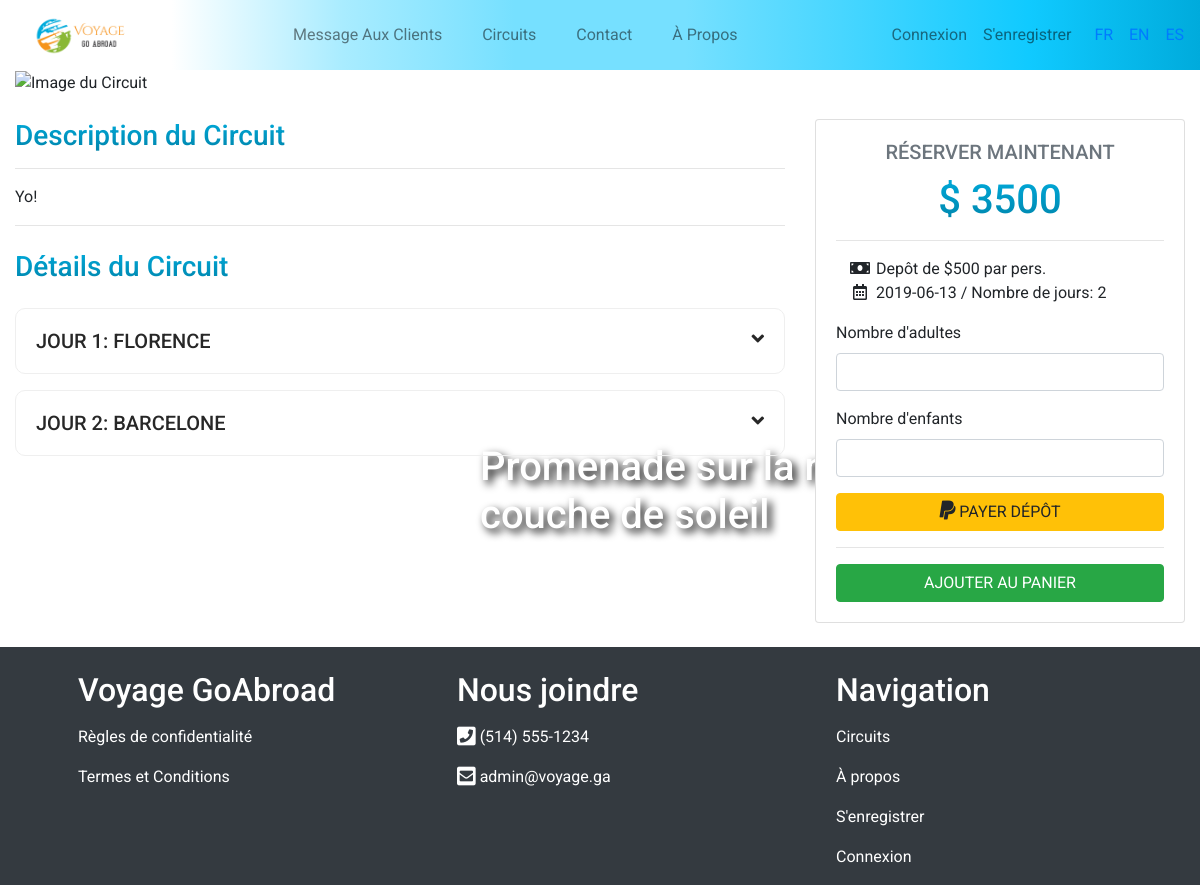
The app's page /details.php?depart=15 with its own data.
### tables this page shows
CREATE TABLE `circuit` (
  `idCircuit` int(11) NOT NULL,
  `titre` varchar(255) NOT NULL,
  `description` text,
  `estActif` tinyint(1) DEFAULT '1'
);

CREATE TABLE `depart` (
  `idDepart` int(11) NOT NULL,
  `idCircuit` int(11) NOT NULL,
  `dateDebut` date DEFAULT NULL,
  `nbPlaces` int(11) DEFAULT '10',
  `prix` double DEFAULT NULL,
  `titrePromotion` varchar(50) DEFAULT NULL,
  `rabais` double DEFAULT NULL,
  `estActif` tinyint(1) NOT NULL DEFAULT '0'
);

CREATE TABLE `lieu` (
  `idLieu` int(11) NOT NULL,
  `nom` varchar(50) DEFAULT NULL,
  `ville` varchar(50) DEFAULT NULL,
  `pays` varchar(50) DEFAULT NULL
);

### details.php (the view, shortened to what this page needs)
<?php
include 'includes/header.php';
require './controlleur/connexionDB.php';
if (isset($_GET['depart'])) {
    $idDepart = (int)$_GET['depart'];
    $stmt = $conn->prepare('SELECT c.titre, c.description, d.idDepart, d.prix, d.dateDebut, l.ville, a.nom FROM depart as d INNER JOIN circuit as c ON d.idCircuit=c.idCircuit INNER JOIN etape as e ON c.idCircuit=e.idCircuit INNER JOIN jour as j ON e.idEtape=j.idEtape INNER JOIN activite as a ON j.idActivite=a.idActivite
    INNER JOIN lieu as l ON a.idLieu=l.idLieu WHERE d.idDepart=?');
    $stmt->execute([$idDepart]);
    $circuitActivite = $stmt->fetchAll();
}
$compteur = 0;
?>
<div class="container-fluid mb-4">
    <div class="bg-circuit">
        <div class="circuit-caption">
            <h1><?= $circuitActivite[0]->titre ?></h1>
        </div>
        <img src="assets/images/village.jpg" class="img-fluid" alt="Image du Circuit">
    </div>
    <div class="mt-4">
        <div class="row">
            <div class="col-lg-8">
                <h3 class="circuit-description">Description du Circuit</h3>
                <hr>
                <p class="text-justify"><?= $circuitActivite[0]->description ?></p>
                <hr>
                <div class="mt-4">
                    <h3 class="circuit-details mb-4">Détails du Circuit</h3>
                    <div id="accordion" role="tablist">
                        <?php foreach ($circuitActivite as $result) : ?>
                            <?php $compteur = $compteur + 1; ?>
                            <div class="jour mb-3">
                                <div class="" role="tab" id="heading<?= $compteur ?>">
                                    <h5 class="mb-0">
                                        <a role="button" class="collapsed text-uppercase" data-parent="#accordion" data-toggle="collapse" href="#collapse<?= $compteur ?>" aria-expanded="false" aria-controls="collapse<?= $compteur ?>">
                                            Jour <?= $compteur ?>: <?= $result->ville ?><i class="fas fa-angle-down float-right"></i>
                                        </a>
                                    </h5>
                                </div>
                            </div>
                        <?php endforeach; ?>
                    </div>
                </div>
            </div>
            <div class="col-lg-4">
                <div class="card mb-5 mb-lg-0 right-side">
                    <div class="card-body">
                        <h5 class="card-title text-muted text-uppercase text-center">Réserver Maintenant</h5>
                        <h6 class="prix-reservation h1 text-center">$ <?= $circuitActivite[0]->prix ?></h6>
                        <hr>
                        <ul class="fa-ul">
                            <li><span class="fa-li"><i class="fas fa-money-bill"></i></span>Depôt de $500 par pers.</li>
                            <li><span class="fa-li"><i class="far fa-calendar-alt"></i></span><?php echo $circuitActivite[0]->dateDebut . ' / Nombre de jours: ' . $compteur ?></li>
                        </ul>
                        <form action="">
                            <div class="form-group">
                                <label for="nbAdultes">Nombre d'adultes</label>
                                <input type="number" min="1" class="form-control">
                            </div>
                            <div class="form-group">
                                <label for="nbEnfants">Nombre d'enfants</label>
                                <input type="number" min="1" class="form-control">
                            </div>
                            <button type="submit" class="btn btn-warning text-uppercase btn-block-lg"><i class="fab fa-paypal fa-lg"></i> Payer dépôt</button>
                        </form>
                        <hr>
                        <a href="#" class="btn btn-success btn-block-lg text-white text-uppercase" id="<?= $circuitActivite[0]->idDepart ?>" onclick='ajouterAuPanier(<?= $circuit[0]->idDepart ?>, 1 , 0); event.preventDefault();'>Ajouter au panier</a>
                    </div>
                </div>
            </div>
        </div>
    </div>
</div>
<?php include 'includes/footer.php'; ?>

### css/filipe.css (style rules this page uses)
body { font-family: 'Roboto', sans-serif; }
.form-title, .circuit-description, .circuit-details, .circuits-populaires, .prix-reservation { background: -webkit-linear-gradient(#00ABDC, #0083a9); -webkit-background-clip: text; -webkit-text-fill-color: transparent; }
.circuit-caption { position: absolute; top: 35%; left: 15%; font-size: 2.3em; color: #fff; text-shadow: 4px 4px 8px #000000; }
.jour { border: 1px solid #efefef; border-radius: 10px; padding: 20px; }
.jour h5 a { color: #272727; text-decoration: none; display: block; }
@media only screen and (min-width: 991px) { .circuit-caption { position: absolute; top: 52%; left: 33%; font-size: 2.3em; color: #fff; text-shadow: 4px 4px 8px #000000; } }
@media only screen and (min-width: 991px) { .card { margin-bottom: 15px; } }
@media only screen and (min-width: 991px) { .btn-block-lg { width: 100%; display: block; } }
@media only screen and (min-width: 1200px) { .circuit-caption { top: 50%; left: 40%; } }

### records on screen
circuit: titre "Promenade sur la mer avec un beau couche de soleil", description "Yo!"
depart: lieu.ville "FLORENCE", lieu.ville "BARCELONE", prix "3500", dateDebut "2019-06-13"

### other values on screen
$compteur "2"
